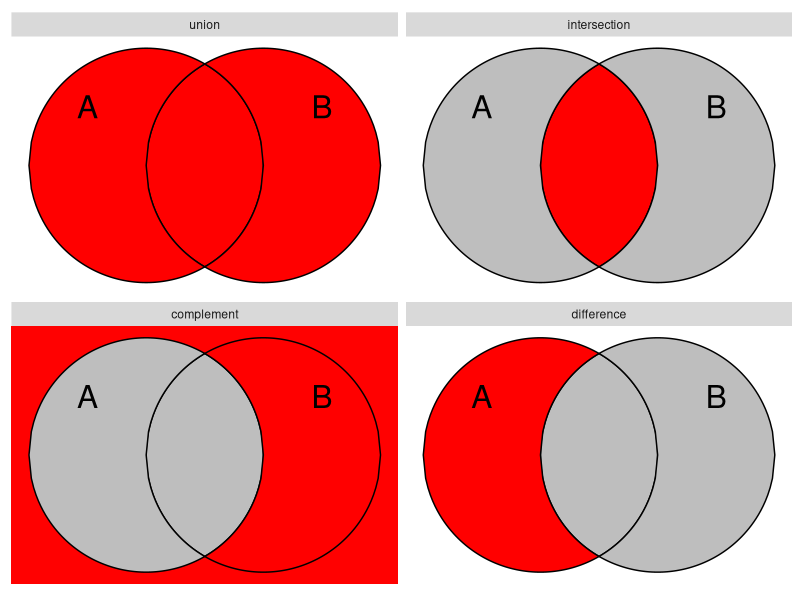

Source code (R):
## ----libraries, message=FALSE, warning=FALSE--------------------------------------------------------------------------
library(dplyr)
library(ggplot2)


## ----set_seed---------------------------------------------------------------------------------------------------------
set.seed(2)


## ----venn_setup, out.width='0.6\\textwidth'---------------------------------------------------------------------------
l = 101
circle = data.frame(
  loc = c(rep("top", l),rep("bot",l)),
  x   = c(seq(-1, 1, length=l), seq(1, -1, length=l))) %>%
  mutate(y   = sqrt(1-x^2)*ifelse(loc=="bot",-1,1))
  
indent = circle %>%
  mutate(x = x-0.5,
         x = ifelse(x>0,-x,x))

yint = sqrt(1-.5^2)

Aonly = indent %>% mutate(set="Aonly")
Bonly = indent %>% mutate(x=-x, set="Bonly")

AandB = data.frame(loc=c(rep("left",l),rep("right",l)),
                   y = c(seq(-yint,yint,length=l), seq(yint,-yint,length=l))) %>%
  mutate(set="AandB",
         x = (sqrt(1-y^2)-.5)*ifelse(loc=="left",-1,1))

# ggplot(Bonly, aes(x,y,fill=set)) + 
#   geom_polygon(color="black") + 
#   coord_fixed() +
#   theme_minimal()
  

all = rbind(Aonly,Bonly,AandB) %>%
  mutate(union = TRUE,
         intersection = set == "AandB",
         difference = set == "Aonly",
         complement = set == "Bonly") %>%
  tidyr::gather(operation,value,union,intersection,complement,difference) %>%
  mutate(operation = factor(operation, 
                            levels=c("union","intersection","complement","difference")))


ggplot(all, aes(x,y, group=set, fill=value)) + 
  geom_rect(data = all %>% filter(operation == "complement"), fill="red", 
            xmin = -Inf, xmax = Inf, ymin = -Inf, ymax = Inf, alpha = 0.3) + 
  geom_polygon(color="black") + 
#  geom_polygon(data=all %>% filter(set=="Aonly"), color="black") + 
  facet_wrap(~operation) + 
  coord_fixed() +
#  theme_minimal() +
  scale_fill_manual(values=c("gray","red")) + 
  annotate("text", label="A", x=-1, y=.5,size=8) + 
  annotate("text", label="B", x= 1, y=.5,size=8) +
  theme(axis.line=element_blank(),
      axis.text.x=element_blank(),
      axis.text.y=element_blank(),
      axis.ticks=element_blank(),
      axis.title.x=element_blank(),
      axis.title.y=element_blank(),
      legend.position="none",
      panel.background=element_blank(),
      panel.border=element_blank(),
      panel.grid.major=element_blank(),
      panel.grid.minor=element_blank(),
      plot.background=element_blank())
